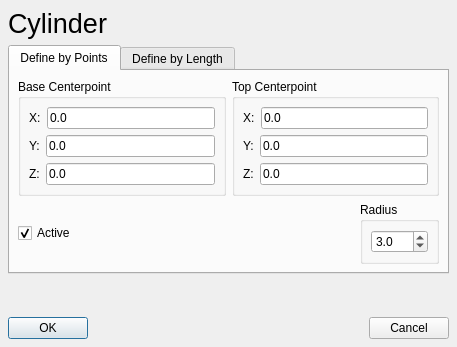
<ui version="4.0" >
 <author></author>
 <comment></comment>
 <exportmacro></exportmacro>
 <class>QGbCylinder3DInstrument</class>
 <widget class="QDialog" name="QGbCylinder3DInstrument" >
  <property name="geometry" >
   <rect>
    <x>0</x>
    <y>0</y>
    <width>457</width>
    <height>347</height>
   </rect>
  </property>
  <property name="windowTitle" >
   <string>GbCylinder3DInstrument</string>
  </property>
  <layout class="QGridLayout" >
   <property name="margin" >
    <number>8</number>
   </property>
   <property name="spacing" >
    <number>6</number>
   </property>
   <item row="1" column="0" >
    <widget class="QTabWidget" name="tabWidget" >
     <widget class="QWidget" name="tabPoints" >
      <attribute name="title" >
       <string>Define by Points</string>
      </attribute>
      <layout class="QGridLayout" >
       <property name="margin" >
        <number>8</number>
       </property>
       <property name="spacing" >
        <number>6</number>
       </property>
       <item row="0" column="0" >
        <widget class="QGroupBox" name="groupBox" >
         <property name="title" >
          <string>Base Centerpoint</string>
         </property>
         <layout class="QGridLayout" >
          <property name="margin" >
           <number>8</number>
          </property>
          <property name="spacing" >
           <number>6</number>
          </property>
          <item row="2" column="0" >
           <layout class="QHBoxLayout" >
            <property name="margin" >
             <number>0</number>
            </property>
            <property name="spacing" >
             <number>6</number>
            </property>
            <item>
             <widget class="QLabel" name="textLabel1_3_2" >
              <property name="text" >
               <string>Z:</string>
              </property>
             </widget>
            </item>
            <item>
             <widget class="QLineEdit" name="lineEdit1_Z_1" >
              <property name="text" >
               <string>0.0</string>
              </property>
             </widget>
            </item>
           </layout>
          </item>
          <item row="1" column="0" >
           <layout class="QHBoxLayout" >
            <property name="margin" >
             <number>0</number>
            </property>
            <property name="spacing" >
             <number>6</number>
            </property>
            <item>
             <widget class="QLabel" name="textLabel1_2_3" >
              <property name="text" >
               <string>Y:</string>
              </property>
             </widget>
            </item>
            <item>
             <widget class="QLineEdit" name="lineEdit1_Y_1" >
              <property name="text" >
               <string>0.0</string>
              </property>
             </widget>
            </item>
           </layout>
          </item>
          <item row="0" column="0" >
           <layout class="QHBoxLayout" >
            <property name="margin" >
             <number>0</number>
            </property>
            <property name="spacing" >
             <number>6</number>
            </property>
            <item>
             <widget class="QLabel" name="textLabel1_5" >
              <property name="text" >
               <string>X:</string>
              </property>
             </widget>
            </item>
            <item>
             <widget class="QLineEdit" name="lineEdit1_X_1" >
              <property name="text" >
               <string>0.0</string>
              </property>
             </widget>
            </item>
           </layout>
          </item>
         </layout>
        </widget>
       </item>
       <item row="0" column="1" >
        <widget class="QGroupBox" name="groupBox_2" >
         <property name="title" >
          <string>Top Centerpoint</string>
         </property>
         <layout class="QGridLayout" >
          <property name="margin" >
           <number>8</number>
          </property>
          <property name="spacing" >
           <number>6</number>
          </property>
          <item row="2" column="0" >
           <layout class="QHBoxLayout" >
            <property name="margin" >
             <number>0</number>
            </property>
            <property name="spacing" >
             <number>6</number>
            </property>
            <item>
             <widget class="QLabel" name="textLabel1_3_3_2_2" >
              <property name="text" >
               <string>Z:</string>
              </property>
             </widget>
            </item>
            <item>
             <widget class="QLineEdit" name="lineEdit1_Z_2" >
              <property name="text" >
               <string>0.0</string>
              </property>
             </widget>
            </item>
           </layout>
          </item>
          <item row="1" column="0" >
           <layout class="QHBoxLayout" >
            <property name="margin" >
             <number>0</number>
            </property>
            <property name="spacing" >
             <number>6</number>
            </property>
            <item>
             <widget class="QLabel" name="textLabel1_2_2_2_2" >
              <property name="text" >
               <string>Y:</string>
              </property>
             </widget>
            </item>
            <item>
             <widget class="QLineEdit" name="lineEdit1_Y_2" >
              <property name="text" >
               <string>0.0</string>
              </property>
             </widget>
            </item>
           </layout>
          </item>
          <item row="0" column="0" >
           <layout class="QHBoxLayout" >
            <property name="margin" >
             <number>0</number>
            </property>
            <property name="spacing" >
             <number>6</number>
            </property>
            <item>
             <widget class="QLabel" name="textLabel1_4_2_2" >
              <property name="text" >
               <string>X:</string>
              </property>
             </widget>
            </item>
            <item>
             <widget class="QLineEdit" name="lineEdit1_X_2" >
              <property name="text" >
               <string>0.0</string>
              </property>
             </widget>
            </item>
           </layout>
          </item>
         </layout>
        </widget>
       </item>
       <item row="1" column="0" colspan="2" >
        <layout class="QHBoxLayout" >
         <property name="margin" >
          <number>0</number>
         </property>
         <property name="spacing" >
          <number>6</number>
         </property>
         <item>
          <widget class="QCheckBox" name="checkBoxActive1" >
           <property name="text" >
            <string>Active</string>
           </property>
           <property name="checked" >
            <bool>true</bool>
           </property>
          </widget>
         </item>
         <item>
          <spacer>
           <property name="orientation" >
            <enum>Qt::Horizontal</enum>
           </property>
           <property name="sizeHint" >
            <size>
             <width>51</width>
             <height>60</height>
            </size>
           </property>
          </spacer>
         </item>
         <item>
          <widget class="QGroupBox" name="groupBox_3_2" >
           <property name="minimumSize" >
            <size>
             <width>16</width>
             <height>60</height>
            </size>
           </property>
           <property name="title" >
            <string>Radius</string>
           </property>
           <layout class="QGridLayout" >
            <property name="margin" >
             <number>8</number>
            </property>
            <property name="spacing" >
             <number>6</number>
            </property>
            <item row="0" column="1" >
             <widget class="QDoubleSpinBox" name="dSpBoxRadius1" >
              <property name="decimals" >
               <number>1</number>
              </property>
              <property name="maximum" >
               <double>100</double>
              </property>
              <property name="value" >
               <double>3</double>
              </property>
             </widget>
            </item>
           </layout>
          </widget>
         </item>
        </layout>
       </item>
      </layout>
     </widget>
     <widget class="QWidget" name="tabLength" >
      <attribute name="title" >
       <string>Define by Length</string>
      </attribute>
      <layout class="QGridLayout" >
       <property name="margin" >
        <number>8</number>
       </property>
       <property name="spacing" >
        <number>6</number>
       </property>
       <item row="0" column="1" >
        <widget class="QGroupBox" name="groupBox_5" >
         <property name="title" >
          <string>Parameters</string>
         </property>
         <layout class="QGridLayout" >
          <property name="margin" >
           <number>8</number>
          </property>
          <property name="spacing" >
           <number>6</number>
          </property>
          <item row="2" column="0" colspan="2" >
           <layout class="QHBoxLayout" >
            <property name="margin" >
             <number>0</number>
            </property>
            <property name="spacing" >
             <number>6</number>
            </property>
            <item>
             <widget class="QRadioButton" name="rBtnXAxis" >
              <property name="text" >
               <string>X - Axis</string>
              </property>
             </widget>
            </item>
            <item>
             <widget class="QRadioButton" name="rBtnYAxis" >
              <property name="text" >
               <string>Y - Axis</string>
              </property>
             </widget>
            </item>
            <item>
             <widget class="QRadioButton" name="rBtnZAxis" >
              <property name="text" >
               <string>Z - Axis</string>
              </property>
             </widget>
            </item>
           </layout>
          </item>
          <item row="0" column="0" >
           <layout class="QHBoxLayout" >
            <property name="margin" >
             <number>0</number>
            </property>
            <property name="spacing" >
             <number>6</number>
            </property>
            <item>
             <widget class="QLabel" name="textLabel1_5_2_2" >
              <property name="text" >
               <string>Length:</string>
              </property>
             </widget>
            </item>
            <item>
             <widget class="QLineEdit" name="lineEditLength" >
              <property name="text" >
               <string>0.0</string>
              </property>
             </widget>
            </item>
           </layout>
          </item>
          <item row="1" column="0" >
           <widget class="QLabel" name="label" >
            <property name="text" >
             <string>Parallel to</string>
            </property>
           </widget>
          </item>
          <item row="0" column="1" >
           <spacer>
            <property name="orientation" >
             <enum>Qt::Horizontal</enum>
            </property>
            <property name="sizeHint" >
             <size>
              <width>40</width>
              <height>20</height>
             </size>
            </property>
           </spacer>
          </item>
         </layout>
         <widget class="QWidget" name="widget_2" >
          <property name="geometry" >
           <rect>
            <x>11</x>
            <y>71</y>
            <width>194</width>
            <height>18</height>
           </rect>
          </property>
         </widget>
        </widget>
       </item>
       <item row="0" column="0" >
        <widget class="QGroupBox" name="groupBox_4" >
         <property name="title" >
          <string>Base Centerpoint</string>
         </property>
         <layout class="QGridLayout" >
          <property name="margin" >
           <number>8</number>
          </property>
          <property name="spacing" >
           <number>6</number>
          </property>
          <item row="2" column="0" >
           <layout class="QHBoxLayout" >
            <property name="margin" >
             <number>0</number>
            </property>
            <property name="spacing" >
             <number>6</number>
            </property>
            <item>
             <widget class="QLabel" name="textLabel1_3_2_2" >
              <property name="text" >
               <string>Z:</string>
              </property>
             </widget>
            </item>
            <item>
             <widget class="QLineEdit" name="lineEdit2_Z" >
              <property name="text" >
               <string>0.0</string>
              </property>
             </widget>
            </item>
           </layout>
          </item>
          <item row="1" column="0" >
           <layout class="QHBoxLayout" >
            <property name="margin" >
             <number>0</number>
            </property>
            <property name="spacing" >
             <number>6</number>
            </property>
            <item>
             <widget class="QLabel" name="textLabel1_2_3_2" >
              <property name="text" >
               <string>Y:</string>
              </property>
             </widget>
            </item>
            <item>
             <widget class="QLineEdit" name="lineEdit2_Y" >
              <property name="text" >
               <string>0.0</string>
              </property>
             </widget>
            </item>
           </layout>
          </item>
          <item row="0" column="0" >
           <layout class="QHBoxLayout" >
            <property name="margin" >
             <number>0</number>
            </property>
            <property name="spacing" >
             <number>6</number>
            </property>
            <item>
             <widget class="QLabel" name="textLabel1_5_2" >
              <property name="text" >
               <string>X:</string>
              </property>
             </widget>
            </item>
            <item>
             <widget class="QLineEdit" name="lineEdit2_X" >
              <property name="text" >
               <string>0.0</string>
              </property>
             </widget>
            </item>
           </layout>
          </item>
         </layout>
        </widget>
       </item>
       <item row="1" column="0" colspan="2" >
        <layout class="QHBoxLayout" >
         <property name="margin" >
          <number>0</number>
         </property>
         <property name="spacing" >
          <number>6</number>
         </property>
         <item>
          <widget class="QCheckBox" name="checkBoxActive2" >
           <property name="text" >
            <string>Active</string>
           </property>
           <property name="checked" >
            <bool>true</bool>
           </property>
          </widget>
         </item>
         <item>
          <spacer>
           <property name="orientation" >
            <enum>Qt::Horizontal</enum>
           </property>
           <property name="sizeHint" >
            <size>
             <width>51</width>
             <height>60</height>
            </size>
           </property>
          </spacer>
         </item>
         <item>
          <widget class="QGroupBox" name="groupBox_3_2_2" >
           <property name="minimumSize" >
            <size>
             <width>16</width>
             <height>60</height>
            </size>
           </property>
           <property name="title" >
            <string>Radius</string>
           </property>
           <layout class="QGridLayout" >
            <property name="margin" >
             <number>8</number>
            </property>
            <property name="spacing" >
             <number>6</number>
            </property>
            <item row="0" column="1" >
             <widget class="QDoubleSpinBox" name="dSpBoxRadius2" >
              <property name="decimals" >
               <number>1</number>
              </property>
              <property name="maximum" >
               <double>100</double>
              </property>
              <property name="value" >
               <double>3</double>
              </property>
             </widget>
            </item>
           </layout>
          </widget>
         </item>
        </layout>
       </item>
      </layout>
      <widget class="QWidget" name="widget" >
       <property name="geometry" >
        <rect>
         <x>9</x>
         <y>9</y>
         <width>415</width>
         <height>101</height>
        </rect>
       </property>
      </widget>
     </widget>
    </widget>
   </item>
   <item row="0" column="0" >
    <layout class="QHBoxLayout" >
     <property name="margin" >
      <number>0</number>
     </property>
     <property name="spacing" >
      <number>6</number>
     </property>
     <item>
      <widget class="QLabel" name="textLabel2" >
       <property name="font" >
        <font>
         <family>Arial</family>
         <pointsize>20</pointsize>
         <weight>50</weight>
         <italic>false</italic>
         <bold>false</bold>
         <underline>false</underline>
         <strikeout>false</strikeout>
        </font>
       </property>
       <property name="text" >
        <string>Cylinder</string>
       </property>
      </widget>
     </item>
     <item>
      <spacer>
       <property name="orientation" >
        <enum>Qt::Horizontal</enum>
       </property>
       <property name="sizeType" >
        <enum>QSizePolicy::Expanding</enum>
       </property>
       <property name="sizeHint" >
        <size>
         <width>40</width>
         <height>20</height>
        </size>
       </property>
      </spacer>
     </item>
    </layout>
   </item>
   <item row="3" column="0" >
    <layout class="QHBoxLayout" >
     <property name="margin" >
      <number>0</number>
     </property>
     <property name="spacing" >
      <number>6</number>
     </property>
     <item>
      <widget class="QPushButton" name="pBtnOK" >
       <property name="text" >
        <string>OK</string>
       </property>
      </widget>
     </item>
     <item>
      <spacer>
       <property name="orientation" >
        <enum>Qt::Horizontal</enum>
       </property>
       <property name="sizeHint" >
        <size>
         <width>40</width>
         <height>20</height>
        </size>
       </property>
      </spacer>
     </item>
     <item>
      <widget class="QPushButton" name="pBtnCancel" >
       <property name="text" >
        <string>Cancel</string>
       </property>
      </widget>
     </item>
    </layout>
   </item>
   <item row="2" column="0" >
    <spacer>
     <property name="orientation" >
      <enum>Qt::Vertical</enum>
     </property>
     <property name="sizeHint" >
      <size>
       <width>20</width>
       <height>40</height>
      </size>
     </property>
    </spacer>
   </item>
  </layout>
 </widget>
 <layoutdefault spacing="6" margin="11" />
 <pixmapfunction>qPixmapFromMimeSource</pixmapfunction>
 <tabstops>
  <tabstop>tabWidget</tabstop>
  <tabstop>lineEdit1_X_1</tabstop>
  <tabstop>lineEdit1_X_2</tabstop>
  <tabstop>lineEdit1_Y_1</tabstop>
  <tabstop>lineEdit1_Y_2</tabstop>
  <tabstop>lineEdit1_Z_1</tabstop>
  <tabstop>lineEdit1_Z_2</tabstop>
  <tabstop>checkBoxActive1</tabstop>
  <tabstop>dSpBoxRadius1</tabstop>
  <tabstop>lineEdit2_X</tabstop>
  <tabstop>lineEdit2_Y</tabstop>
  <tabstop>lineEdit2_Z</tabstop>
  <tabstop>lineEditLength</tabstop>
  <tabstop>rBtnXAxis</tabstop>
  <tabstop>rBtnYAxis</tabstop>
  <tabstop>rBtnZAxis</tabstop>
  <tabstop>checkBoxActive2</tabstop>
  <tabstop>dSpBoxRadius2</tabstop>
  <tabstop>pBtnOK</tabstop>
  <tabstop>pBtnCancel</tabstop>
 </tabstops>
 <resources/>
 <connections/>
</ui>
